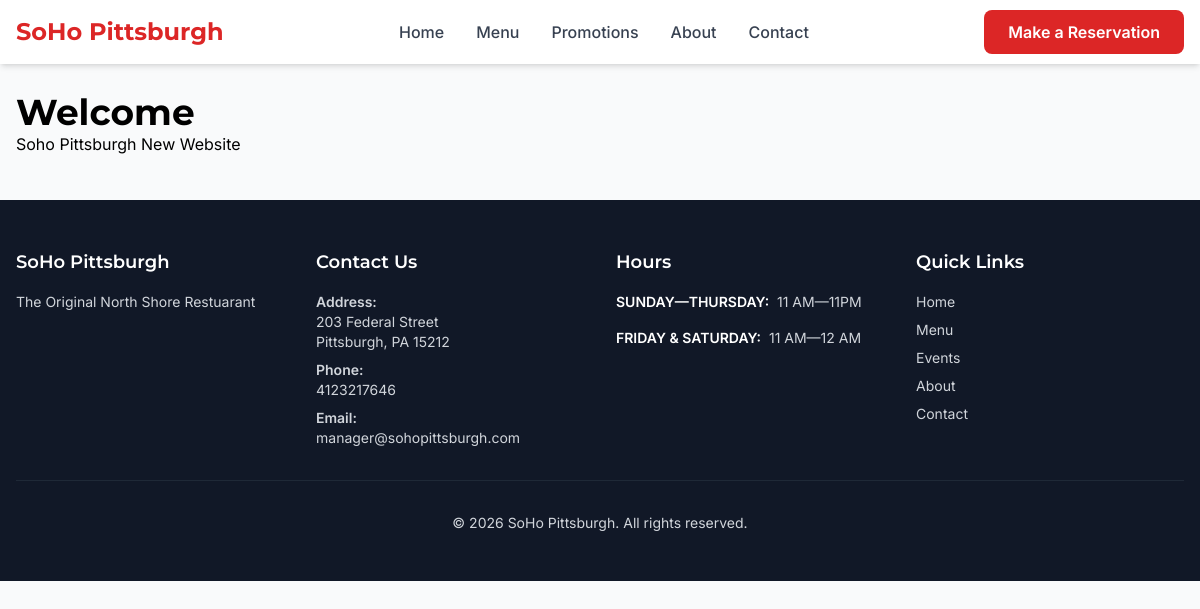
Page /core/home on the committed database.
### apps/core/models.py (models this page shows, shortened)
class SiteSettings(models.Model):
    restaurant_name = models.CharField(max_length=200, default="Your Restaurant")
    tagline = models.CharField(max_length=300, blank=True)
    description = CKEditor5Field(blank=True)
    phone_regex = RegexValidator(
        regex=r'^\+?1?\d{9,15}$',
        message="Phone number must be entered in the format: '+999999999'. Up to 15 digits allowed."
    )
    phone = models.CharField(validators=[phone_regex], max_length=17, blank=True)
    email = models.EmailField(blank=True)
    address_line1 = models.CharField(max_length=200, blank=True)
    address_line2 = models.CharField(max_length=200, blank=True)
    city = models.CharField(max_length=100, blank=True)
    state = models.CharField(max_length=100, blank=True)
    zip_code = models.CharField(max_length=20, blank=True)
    country = models.CharField(max_length=100, blank=True, default="USA")
    hours_text = CKEditor5Field(
        blank=True,
        help_text="Restaurant hours (use rich text for formatting)"
    )
    facebook_url = models.URLField(blank=True)
    instagram_url = models.URLField(blank=True)
    twitter_url = models.URLField(blank=True)
    active_theme = models.ForeignKey(
        Theme,
        on_delete=models.SET_NULL,
        null=True,
        blank=True,
        related_name='site_settings'
    )
    active_overlay = models.ForeignKey(
        ThemeOverlay,
        on_delete=models.SET_NULL,
        null=True,
        blank=True,
        related_name='site_settings',
        help_text="Optional seasonal/promotion overlay applied on top of the active theme"
    )
    home_template = models.ForeignKey(
        PageTemplate,
        on_delete=models.SET_NULL,
        null=True,
        blank=True,
        related_name='home_pages',
        limit_choices_to={'page_type': 'home', 'is_active': True}
    )
    menu_template = models.ForeignKey(
        PageTemplate,
        on_delete=models.SET_NULL,
        null=True,
        blank=True,
        related_name='menu_pages',
        limit_choices_to={'page_type': 'menu', 'is_active': True}
    )
    promotions_template = models.ForeignKey(
        PageTemplate,
        on_delete=models.SET_NULL,
        null=True,
        blank=True,
        related_name='promotions_pages',
        limit_choices_to={'page_type': 'promotions', 'is_active': True}
    )
    meta_description = models.TextField(
        blank=True,
        max_length=160,
        help_text="Meta description for search engines (max 160 characters)"
    )
    meta_keywords = models.CharField(
        max_length=255,
        blank=True,
        help_text="Comma-separated keywords"
    )
    logo = models.ImageField(upload_to='site/', blank=True, null=True)
    favicon = models.ImageField(upload_to='site/', blank=True, null=True)
    maintenance_mode = models.BooleanField(
        default=False,
        help_text="Enable maintenance mode to show 'Coming Soon' page"
    )
    maintenance_message = models.TextField(
        blank=True,
        help_text="Message to display during maintenance"
    )
    updated_at = models.DateTimeField(auto_now=True)
    class Meta:
        verbose_name = 'Site Settings'
        verbose_name_plural = 'Site Settings'
    @classmethod
    def load(cls):
        obj, created = cls.objects.get_or_create(pk=1)
        return obj

### apps/core/views.py (the view)
# urls.py: path('core/home', views.home, name='core.home'),
def home(request):
    return render(request, 'core/home.html')

### apps/core/context_processors.py (called while the page is built)
def site_settings(request):
    settings = SiteSettings.load()
    return {
        'site_settings': settings,
        'restaurant_name': settings.restaurant_name,
        'restaurant_phone': settings.phone,
        'restaurant_email': settings.email,
        'restaurant_address': f"{settings.address_line1}, {settings.city}, {settings.state} {settings.zip_code}".strip(', '),
    }

def active_theme(request):
    theme = Theme.get_active_theme()
    style_vars = theme.resolve_style_vars() if theme else {}
    return {
        'active_theme': theme,
        'theme_name': theme.name if theme else 'default',
        'theme_directory': theme.theme_directory if theme else 'default',
        'theme_style_vars': style_vars,  # dict of CSS var name -> value
    }

### apps/core/models.py (called while the page is built)
    @classmethod
    def get_active_theme(cls):
        return cls.objects.filter(is_active=True).select_related('base_style').first()

### apps/core/templates/core/home.html (shortened to what this page needs)
{% extends "base.html" %}
{% block content %}
<div class="p-4 p-md-5 mb-4 bg-light rounded-3">
  <div class="container-fluid py-3">
    <h1 class="display-6">Welcome</h1>
    <p class="display-3 lead mb-0">Soho Pittsburgh New Website</p>
  </div>
</div>
{% endblock %}

### templates/base.html (shortened to what this page needs)
<!DOCTYPE html>
<html lang="en" class="scroll-smooth">
<head>
    {% load static %}
    <link rel="stylesheet" href="{% static 'dist/output.css' %}">
</head>
<body class="font-sans antialiased bg-gray-50">
    {% if site_settings.maintenance_mode and not user.is_staff %}
        <div class="min-h-screen flex items-center justify-center bg-gradient-to-br from-primary-600 to-secondary-600">
            <div class="text-center text-white px-4">
                <h1 class="text-5xl font-display mb-4">We'll Be Right Back</h1>
                <p class="text-xl mb-8">{{ site_settings.maintenance_message|default:"We're currently performing maintenance. Please check back soon!" }}</p>
            </div>
        </div>
    {% else %}
    {% include 'partials/_navigation.html' %}
    <main>
        {% block content %}{% endblock %}
    </main>
    {% include 'partials/_footer.html' %}
    {% endif %}
</body>
</html>

### templates/partials/_navigation.html (shortened to what this page needs)
{% load static %}
<nav class="bg-white shadow-md sticky top-0 z-50" x-data="{ mobileMenuOpen: false }">
    <div class="container-custom px-4 py-4">
        <div class="flex items-center justify-between">
            <div class="flex items-center">
                <a href="/" class="flex items-center space-x-2">
                    {% if site_settings.logo %}
                    <img src="{{ site_settings.logo.url }}" alt="{{ restaurant_name }}" class="h-12 w-auto">
                    {% else %}
                    <span class="text-2xl font-display font-bold text-primary-600">{{ restaurant_name }}</span>
                    {% endif %}
                </a>
            </div>
            <div class="hidden md:flex items-center space-x-8">
                <a href="/" class="text-gray-700 hover:text-primary-600 transition-colors font-medium">Home</a>
                <a href="{% url 'menu:index' %}" class="text-gray-700 hover:text-primary-600 transition-colors font-medium">Menu</a>
                <a href="{% url 'promotions:index' %}" class="text-gray-700 hover:text-primary-600 transition-colors font-medium">Promotions</a>
                <a href="/about/" class="text-gray-700 hover:text-primary-600 transition-colors font-medium">About</a>
                <a href="/contact/" class="text-gray-700 hover:text-primary-600 transition-colors font-medium">Contact</a>
            </div>
            <div class="hidden md:block">
                <a href="/reservations/" class="btn-primary">
                    Make a Reservation
                </a>
            </div>
        </div>
    </div>
</nav>

### templates/partials/_footer.html (shortened to what this page needs)
{% load static %}
<footer class="bg-gray-900 text-gray-300">
    <div class="container-custom px-4 py-12">
        <div class="grid grid-cols-1 md:grid-cols-2 lg:grid-cols-4 gap-8">
            <div>
                <h3 class="text-white text-lg font-display font-semibold mb-4">{{ restaurant_name }}</h3>
                <p class="text-sm mb-4">{{ site_settings.tagline }}</p>
            </div>
            <div>
                <h3 class="text-white text-lg font-display font-semibold mb-4">Contact Us</h3>
                <div class="space-y-2 text-sm">
                    {% if restaurant_address %}
                    <p>
                        <span class="font-semibold">Address:</span><br>
                        {{ site_settings.address_line1 }}<br>
                        {{ site_settings.city }}, {{ site_settings.state }} {{ site_settings.zip_code }}
                    </p>
                    {% endif %}
                    {% if restaurant_phone %}
                    <p>
                        <span class="font-semibold">Phone:</span><br>
                        <a href="tel:{{ restaurant_phone }}" class="hover:text-primary-400 transition-colors">
                            {{ restaurant_phone }}
                        </a>
                    </p>
                    {% endif %}
                    {% if restaurant_email %}
                    <p>
                        <span class="font-semibold">Email:</span><br>
                        <a href="mailto:{{ restaurant_email }}" class="hover:text-primary-400 transition-colors">
                            {{ restaurant_email }}
                        </a>
                    </p>
                    {% endif %}
                </div>
            </div>
            <div>
                <h3 class="text-white text-lg font-display font-semibold mb-4">Hours</h3>
                <div class="text-sm prose prose-invert prose-sm">
                    {{ site_settings.hours_text|safe }}
                </div>
            </div>
            <div>
                <h3 class="text-white text-lg font-display font-semibold mb-4">Quick Links</h3>
                <ul class="space-y-2 text-sm mb-6">
                    <li><a href="/" class="hover:text-primary-400 transition-colors">Home</a></li>
                    <li><a href="{% url 'menu:index' %}" class="hover:text-primary-400 transition-colors">Menu</a></li>
                    <li><a href="{% url 'promotions:index' %}" class="hover:text-primary-400 transition-colors">Events</a></li>
                    <li><a href="/about/" class="hover:text-primary-400 transition-colors">About</a></li>
                    <li><a href="/contact/" class="hover:text-primary-400 transition-colors">Contact</a></li>
                </ul>
            </div>
        </div>
        <div class="border-t border-gray-800 mt-8 pt-8 text-center text-sm">
            <p>&copy; {% now "Y" %} {{ restaurant_name }}. All rights reserved.</p>
        </div>
    </div>
</footer>

### rows in the picture
SiteSettings: restaurant_name "SoHo Pittsburgh", tagline "The Original North Shore Restuarant", address_line1 "203 Federal Street", city "Pittsburgh", state "PA", zip_code "15212", phone "4123217646", email "manager@sohopittsburgh.com", hours_text "SUNDAY—THURSDAY: 11 AM—11PM FRIDAY & SATURDAY: 11 AM—12 AM"
